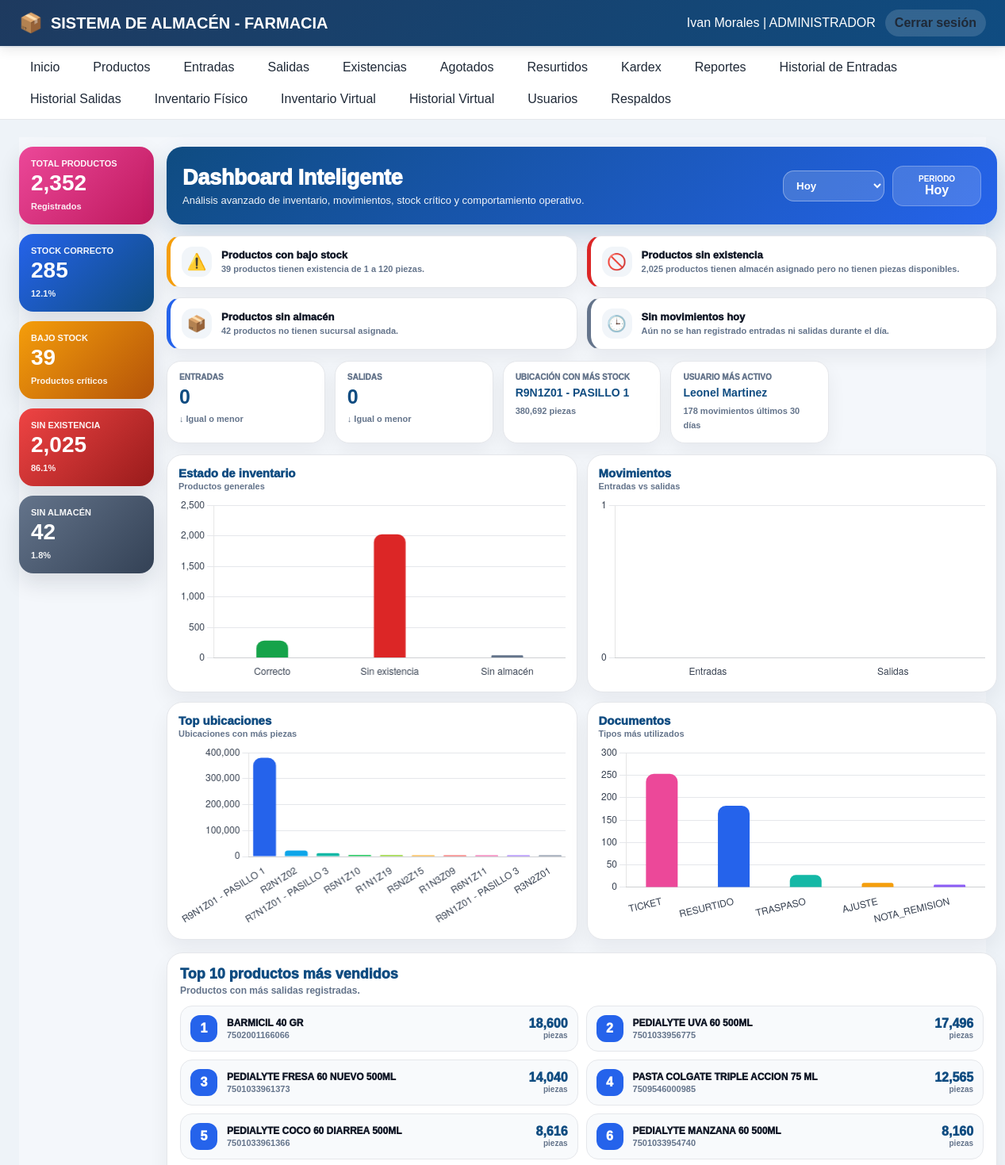
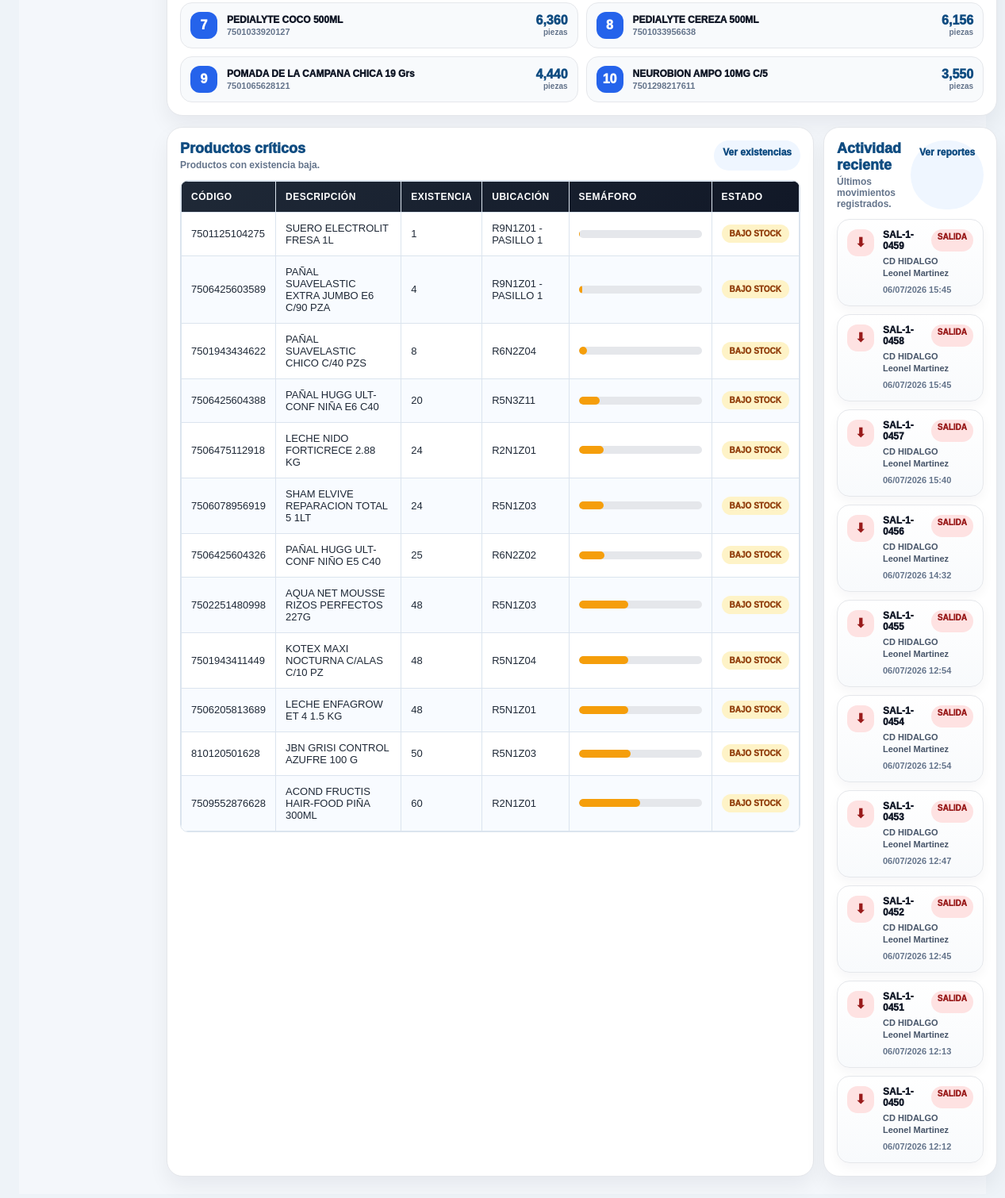
Page /dashboard.php (signed in) on the committed database (2 pictures, top to bottom).
### tables this page shows
CREATE TABLE `productos` (
  `id` int(11) NOT NULL AUTO_INCREMENT,
  `codigo` varchar(100) NOT NULL,
  `codigo_barras` varchar(150) DEFAULT NULL,
  `descripcion` varchar(255) NOT NULL,
  `categoria_id` int(11) DEFAULT NULL,
  `proveedor_id` int(11) DEFAULT NULL,
  `laboratorio` varchar(120) DEFAULT NULL,
  `unidad_medida` varchar(50) DEFAULT NULL,
  `precio_compra` decimal(10,2) NOT NULL DEFAULT 0.00,
  `precio_venta` decimal(10,2) NOT NULL DEFAULT 0.00,
  `stock_minimo` int(11) NOT NULL DEFAULT 0,
  `stock_maximo` int(11) NOT NULL DEFAULT 0,
  `ubicacion` varchar(100) DEFAULT NULL,
  `estado` tinyint(1) NOT NULL DEFAULT 1,
  `created_at` timestamp NOT NULL DEFAULT current_timestamp(),
  `updated_at` timestamp NOT NULL DEFAULT current_timestamp() ON UPDATE current_timestamp(),
  `sucursal` varchar(100) DEFAULT NULL,
  `existencia_bodega` int(11) NOT NULL DEFAULT 0,
  PRIMARY KEY (`id`),
  UNIQUE KEY `uq_productos_codigo` (`codigo`),
  UNIQUE KEY `productos_codigo_sucursal_unique` (`codigo`,`sucursal`),
  UNIQUE KEY `uq_productos_codigo_barras` (`codigo_barras`),
  KEY `fk_productos_categoria` (`categoria_id`),
  KEY `fk_productos_proveedor` (`proveedor_id`),
  CONSTRAINT `fk_productos_categoria` FOREIGN KEY (`categoria_id`) REFERENCES `categorias` (`id`) ON DELETE SET NULL,
  CONSTRAINT `fk_productos_proveedor` FOREIGN KEY (`proveedor_id`) REFERENCES `proveedores` (`id`) ON DELETE SET NULL
);

CREATE TABLE `movimientos` (
  `id` int(11) NOT NULL AUTO_INCREMENT,
  `folio` varchar(50) NOT NULL,
  `tipo_movimiento` enum('ENTRADA','SALIDA','AJUSTE','TRASPASO','MERMA','DEVOLUCION') NOT NULL,
  `fecha` datetime NOT NULL,
  `almacen_id` int(11) DEFAULT NULL,
  `usuario_id` int(11) NOT NULL,
  `proveedor_id` int(11) DEFAULT NULL,
  `referencia` text DEFAULT NULL,
  `tipo_operacion` varchar(50) DEFAULT NULL,
  `observaciones` text DEFAULT NULL,
  `created_at` timestamp NOT NULL DEFAULT current_timestamp(),
  `cancelado` tinyint(1) NOT NULL DEFAULT 0,
  `fecha_cancelacion` datetime DEFAULT NULL,
  `usuario_cancelacion_id` int(11) DEFAULT NULL,
  `motivo_cancelacion` text DEFAULT NULL,
  PRIMARY KEY (`id`),
  UNIQUE KEY `folio` (`folio`),
  KEY `fk_movimientos_almacen` (`almacen_id`),
  KEY `fk_movimientos_usuario` (`usuario_id`),
  KEY `fk_movimientos_proveedor` (`proveedor_id`),
  CONSTRAINT `fk_movimientos_almacen` FOREIGN KEY (`almacen_id`) REFERENCES `almacenes` (`id`) ON DELETE SET NULL,
  CONSTRAINT `fk_movimientos_proveedor` FOREIGN KEY (`proveedor_id`) REFERENCES `proveedores` (`id`) ON DELETE SET NULL,
  CONSTRAINT `fk_movimientos_usuario` FOREIGN KEY (`usuario_id`) REFERENCES `usuarios` (`id`)
);

CREATE TABLE `almacenes` (
  `id` int(11) NOT NULL AUTO_INCREMENT,
  `nombre` varchar(150) NOT NULL,
  `descripcion` varchar(255) DEFAULT NULL,
  `estado` tinyint(1) NOT NULL DEFAULT 1,
  `created_at` timestamp NOT NULL DEFAULT current_timestamp(),
  PRIMARY KEY (`id`)
);

CREATE TABLE `usuarios` (
  `id` int(11) NOT NULL AUTO_INCREMENT,
  `nombre` varchar(150) NOT NULL,
  `usuario` varchar(100) NOT NULL,
  `correo` varchar(150) NOT NULL,
  `password` varchar(255) NOT NULL,
  `rol` enum('ADMINISTRADOR','ENCARGADO','CONSULTA','GERENTE') NOT NULL DEFAULT 'CONSULTA',
  `estado` tinyint(1) NOT NULL DEFAULT 1,
  `created_at` timestamp NOT NULL DEFAULT current_timestamp(),
  `updated_at` timestamp NOT NULL DEFAULT current_timestamp() ON UPDATE current_timestamp(),
  `almacen_id` int(11) DEFAULT NULL,
  PRIMARY KEY (`id`),
  UNIQUE KEY `usuario` (`usuario`),
  UNIQUE KEY `correo` (`correo`),
  KEY `fk_usuario_almacen` (`almacen_id`),
  CONSTRAINT `fk_usuario_almacen` FOREIGN KEY (`almacen_id`) REFERENCES `almacenes` (`id`)
);

### public/dashboard.php (the view, shortened to what the rows shown need)
<?php
require_once __DIR__ . '/../app/helpers/utils.php';
require_once __DIR__ . '/../app/controllers/DashboardController.php';
$controller = new DashboardController();
$periodo = $_GET['periodo'] ?? 'hoy';
$indicadores = $controller->getIndicadores($periodo);
$alertas = $controller->getAlertasInteligentes();
$productosCriticos = $controller->getProductosCriticos(12);
$movimientos = $controller->getMovimientosRecientes(10);
$ubicaciones = $controller->getTopUbicaciones(10);
$documentosMasUsados = $controller->getDocumentosMasUsados(5);
include __DIR__ . '/../app/views/layouts/header.php';
$stockCorrecto = (int)($indicadores['stock_correcto'] ?? 0);
$sinExistencia = (int)($indicadores['sin_existencia'] ?? 0);
$sinAlmacen = (int)($indicadores['sin_almacen'] ?? 0);
$entradasHoy = (int)($indicadores['entradas_periodo'] ?? 0);
$salidasHoy = (int)($indicadores['salidas_periodo'] ?? 0);
$ubicacionLabels = array_column($ubicaciones, 'ubicacion');
$ubicacionData = array_map(
    'intval',
    array_column($ubicaciones, 'total')
);
$documentoLabels = array_column(
    $documentosMasUsados,
    'documento'
);
$documentoData = array_map(
    'intval',
    array_column($documentosMasUsados, 'total')
);
?>
<div class="power-dashboard">
    <div class="dash-main">
        <div class="dash-title-card">
            <div>
                <h2>Dashboard Inteligente</h2>
            </div>
        </div>
        <div class="dashboard-panels">
            <div class="panel-card">
                <div class="table-responsive">
                    <table class="erp-table dashboard-table">
                        <thead>
                            <tr>
                                <th>Código</th>
                                <th>Descripción</th>
                                <th>Existencia</th>
                                <th>Ubicación</th>
                                <th>Semáforo</th>
                                <th>Estado</th>
                            </tr>
                        </thead>
                        <tbody>
                            <?php if (!empty($productosCriticos)): ?>
                                <?php foreach ($productosCriticos as $item): ?>
                                    <?php
                                    $estado = $controller->getEstadoProducto($item);
                                    $porcentaje =
                                        $controller->getPorcentajeStockProducto($item);
                                    ?>
                                    <tr class="hover-row">
                                        <td>
                                            <?= e($item['codigo'] ?? '') ?>
                                        </td>
                                        <td>
                                            <?= e($item['descripcion'] ?? '') ?>
                                        </td>
                                        <td>
                                            <?= number_format((int)($item['existencia_actual'] ?? 0)) ?>
                                        </td>
                                        <td>
                                            <?= e($item['ubicacion'] ?? 'SIN UBICACIÓN') ?>
                                        </td>
                                        <td width="180">
                                            <div class="stock-progress">
                                                <div
                                                    class="stock-progress-bar
                                                    <?= e($estado['clase']) ?>"
                                                    style="width: <?= $porcentaje ?>%"
                                                ></div>
                                            </div>
                                        </td>
                                        <td>
                                            <span class="badge-status <?= e($estado['clase']) ?>">
                                                <?= e($estado['texto']) ?>
                                            </span>
                                        </td>
                                    </tr>
                                <?php endforeach; ?>
                            <?php endif; ?>
                        </tbody>
                    </table>
                </div>
            </div>
            <div class="panel-card">
                <div class="movimientos-list">
                    <?php if (!empty($movimientos)): ?>
                        <?php foreach ($movimientos as $mov): ?>
                            <div class="mov-item hover-card">
                                <div class="mov-icon
                                    <?= strtolower(e($mov['tipo_movimiento'] ?? '')) ?>
                                ">
                                    <?php if (($mov['tipo_movimiento'] ?? '') === 'ENTRADA'): ?>
                                        ⬆
                                    <?php else: ?>
                                        ⬇
                                    <?php endif; ?>
                                </div>
                                <div class="mov-content">
                                    <div class="mov-top">
                                        <span class="mov-folio">
                                            <?= e($mov['folio'] ?? '') ?>
                                        </span>
                                        <span class="mov-type
                                            <?= strtolower(e($mov['tipo_movimiento'] ?? '')) ?>
                                        ">
                                            <?= e($mov['tipo_movimiento'] ?? '') ?>
                                        </span>
                                    </div>
                                    <div class="mov-meta">
                                        <span>
                                            <?= e($mov['almacen'] ?? '') ?>
                                        </span>
                                        <span>
                                            <?= e($mov['usuario'] ?? '') ?>
                                        </span>
                                    </div>
                                    <span class="mov-date">
                                        <?= !empty($mov['fecha'])
                                            ? date(
                                                'd/m/Y H:i',
                                                strtotime($mov['fecha'])
                                            )
                                            : ''
                                        ?>
                                    </span>
                                </div>
                            </div>
                        <?php endforeach; ?>
                    <?php else: ?>
                        <p class="empty-panel">
                            No hay movimientos recientes.
                        </p>
                    <?php endif; ?>
                </div>
            </div>
        </div>
    </div>
</div>
<script>
const chartTextColor = '#374151';
const chartGridColor = '#e5e7eb';
function crearGraficaBarras(id, labels, data, colores) {
    const canvas = document.getElementById(id);
    if (!canvas) return;
    new Chart(canvas, {
        type: 'bar',
        data: {
            labels,
            datasets: [{
                data,
                backgroundColor: colores,
                borderRadius: 10,
                maxBarThickness: 40
            }]
        },
        options: {
            responsive: true,
            maintainAspectRatio: false,
            plugins: {
                legend: {
                    display: false
                }
            },
            scales: {
                y: {
                    beginAtZero: true,
                    ticks: {
                        precision: 0,
                        color: chartTextColor
                    },
                    grid: {
                        color: chartGridColor
                    }
                },
                x: {
                    ticks: {
                        color: chartTextColor
                    },
                    grid: {
                        display: false
                    }
                }
            }
        }
    });
}
crearGraficaBarras(
    'stockChart',
    ['Correcto', 'Sin existencia', 'Sin almacén'],
    [
        <?= $stockCorrecto ?>,
        <?= $sinExistencia ?>,
        <?= $sinAlmacen ?>
    ],
    ['#16a34a', '#dc2626', '#64748b']
);
crearGraficaBarras(
    'movimientosChart',
    ['Entradas', 'Salidas'],
    [
        <?= $entradasHoy ?>,
        <?= $salidasHoy ?>
    ],
    ['#2563eb', '#ef4444']
);
crearGraficaBarras(
    'ubicacionesChart',
    <?= json_encode($ubicacionLabels, JSON_UNESCAPED_UNICODE) ?>,
    <?= json_encode($ubicacionData, JSON_UNESCAPED_UNICODE) ?>,
    [
        '#2563eb',
        '#0ea5e9',
        '#14b8a6',
        '#22c55e',
        '#84cc16',
        '#f59e0b',
        '#ef4444',
        '#ec4899',
        '#8b5cf6',
        '#64748b'
    ]
);
crearGraficaBarras(
    'documentosChart',
    <?= json_encode($documentoLabels, JSON_UNESCAPED_UNICODE) ?>,
    <?= json_encode($documentoData, JSON_UNESCAPED_UNICODE) ?>,
    [
        '#ec4899',
        '#2563eb',
        '#14b8a6',
        '#f59e0b',
        '#8b5cf6'
    ]
);
</script>
<?php include __DIR__ . '/../app/views/layouts/footer.php'; ?>

### rows in the picture
productos: codigo "7501125104275", descripcion "SUERO ELECTROLIT FRESA 1L", existencia_actual "1", ubicacion "R9N1Z01 - PASILLO 1", texto "BAJO STOCK"
productos: codigo "7506425603589", descripcion "PAÑAL SUAVELASTIC EXTRA JUMBO E6 C/90 PZA", existencia_actual "4", ubicacion "R9N1Z01 - PASILLO 1", $porcentaje 3 (drawn), texto "BAJO STOCK"
productos: codigo "7501943434622", descripcion "PAÑAL SUAVELASTIC CHICO C/40 PZS", existencia_actual "8", ubicacion "R6N2Z04", $porcentaje 7 (drawn), texto "BAJO STOCK"
productos: codigo "7506425604388", descripcion "PAÑAL HUGG ULT-CONF NIÑA E6 C40", existencia_actual "20", ubicacion "R5N3Z11", $porcentaje 17 (drawn), texto "BAJO STOCK"
productos: codigo "7506475112918", descripcion "LECHE NIDO FORTICRECE 2.88 KG", existencia_actual "24", ubicacion "R2N1Z01", $porcentaje 20 (drawn), texto "BAJO STOCK"
productos: codigo "7506078956919", descripcion "SHAM ELVIVE REPARACION TOTAL 5 1LT", existencia_actual "24", ubicacion "R5N1Z03", $porcentaje 20 (drawn), texto "BAJO STOCK"
productos: codigo "7506425604326", descripcion "PAÑAL HUGG ULT-CONF NIÑO E5 C40", existencia_actual "25", ubicacion "R6N2Z02", $porcentaje 21 (drawn), texto "BAJO STOCK"
productos: codigo "7502251480998", descripcion "AQUA NET MOUSSE RIZOS PERFECTOS 227G", existencia_actual "48", ubicacion "R5N1Z03", $porcentaje 40 (drawn), texto "BAJO STOCK"
productos: codigo "7501943411449", descripcion "KOTEX MAXI NOCTURNA C/ALAS C/10 PZ", existencia_actual "48", ubicacion "R5N1Z04", $porcentaje 40 (drawn), texto "BAJO STOCK"
productos: codigo "7506205813689", descripcion "LECHE ENFAGROW ET 4 1.5 KG", existencia_actual "48", ubicacion "R5N1Z01", $porcentaje 40 (drawn), texto "BAJO STOCK"
productos: codigo "810120501628", descripcion "JBN GRISI CONTROL AZUFRE 100 G", existencia_actual "50", ubicacion "R5N1Z03", $porcentaje 42 (drawn), texto "BAJO STOCK"
productos: codigo "7509552876628", descripcion "ACOND FRUCTIS HAIR-FOOD PIÑA 300ML", existencia_actual "60", ubicacion "R2N1Z01", $porcentaje 50 (drawn), texto "BAJO STOCK"
movimientos: folio "SAL-1-0459", tipo_movimiento "SALIDA", almacen.nombre "CD HIDALGO", usuario.nombre "Leonel Martinez", fecha "06/07/2026 15:45"
movimientos: folio "SAL-1-0458", tipo_movimiento "SALIDA", almacen.nombre "CD HIDALGO", usuario.nombre "Leonel Martinez", fecha "06/07/2026 15:45"
movimientos: folio "SAL-1-0457", tipo_movimiento "SALIDA", almacen.nombre "CD HIDALGO", usuario.nombre "Leonel Martinez", fecha "06/07/2026 15:40"
movimientos: folio "SAL-1-0456", tipo_movimiento "SALIDA", almacen.nombre "CD HIDALGO", usuario.nombre "Leonel Martinez", fecha "06/07/2026 14:32"
movimientos: folio "SAL-1-0455", tipo_movimiento "SALIDA", almacen.nombre "CD HIDALGO", usuario.nombre "Leonel Martinez", fecha "06/07/2026 12:54"
movimientos: folio "SAL-1-0454", tipo_movimiento "SALIDA", almacen.nombre "CD HIDALGO", usuario.nombre "Leonel Martinez", fecha "06/07/2026 12:54"
movimientos: folio "SAL-1-0453", tipo_movimiento "SALIDA", almacen.nombre "CD HIDALGO", usuario.nombre "Leonel Martinez", fecha "06/07/2026 12:47"
movimientos: folio "SAL-1-0452", tipo_movimiento "SALIDA", almacen.nombre "CD HIDALGO", usuario.nombre "Leonel Martinez", fecha "06/07/2026 12:45"
movimientos: folio "SAL-1-0451", tipo_movimiento "SALIDA", almacen.nombre "CD HIDALGO", usuario.nombre "Leonel Martinez", fecha "06/07/2026 12:13"
movimientos: folio "SAL-1-0450", tipo_movimiento "SALIDA", almacen.nombre "CD HIDALGO", usuario.nombre "Leonel Martinez", fecha "06/07/2026 12:12"

### other values in the picture
$user['nombre'] "Ivan Morales"
$user['rol'] "ADMINISTRADOR"
$totalProductos "2,352"
$stockCorrecto "285"
$porcentajeStock "12.1"
$bajoStock "39"
$sinExistencia "2,025"
$porcentajeSinExistencia "86.1"
$sinAlmacen "42"
$porcentajeSinAlmacen "1.8"
$periodoTexto "Hoy"
$alerta['icono'] "⚠️"
$alerta['titulo'] "Productos con bajo stock"
$alerta['texto'] "39 productos tienen existencia de 1 a 120 piezas."
$alerta['icono'] "🚫"
